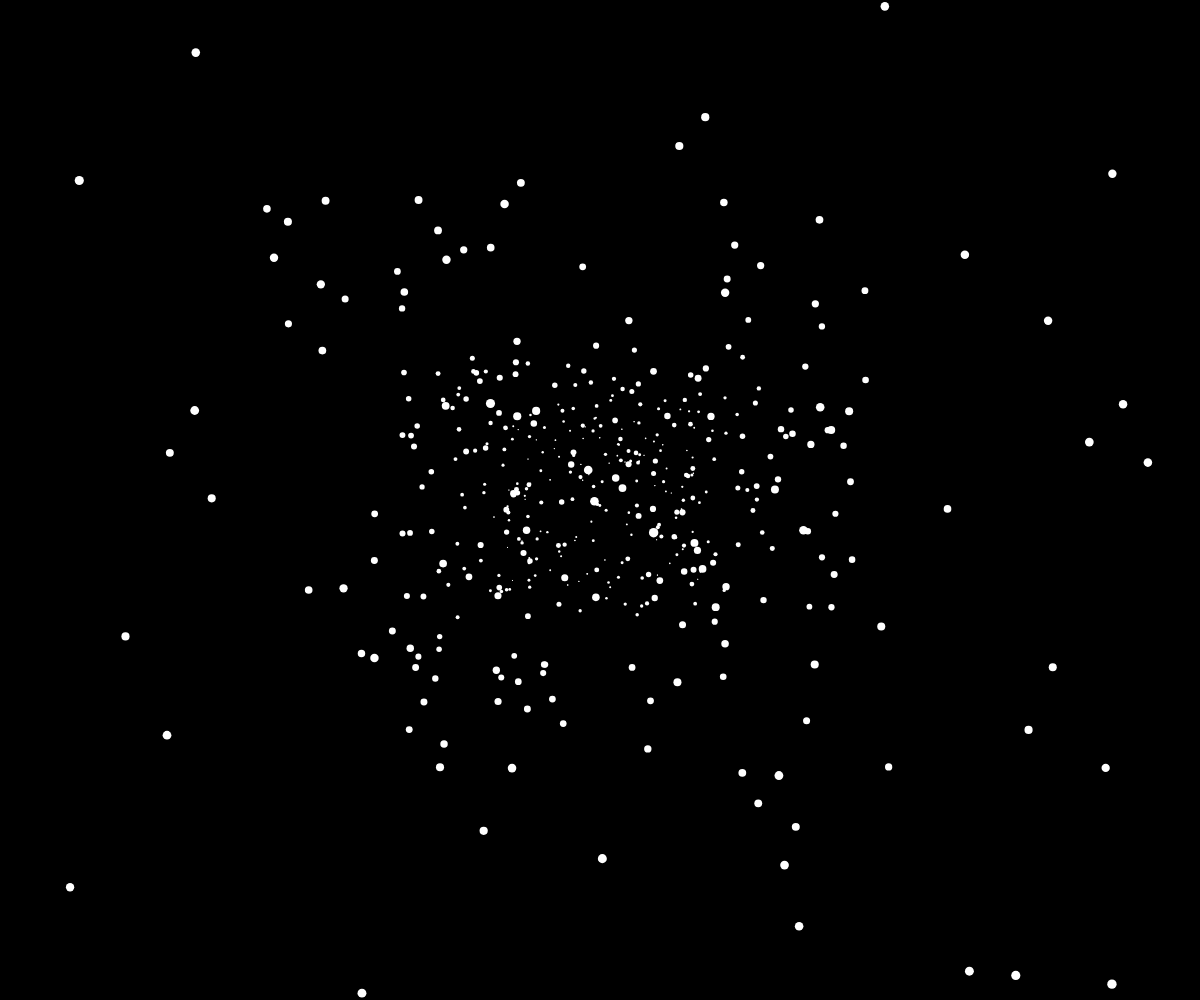
Frame 1 (no input)
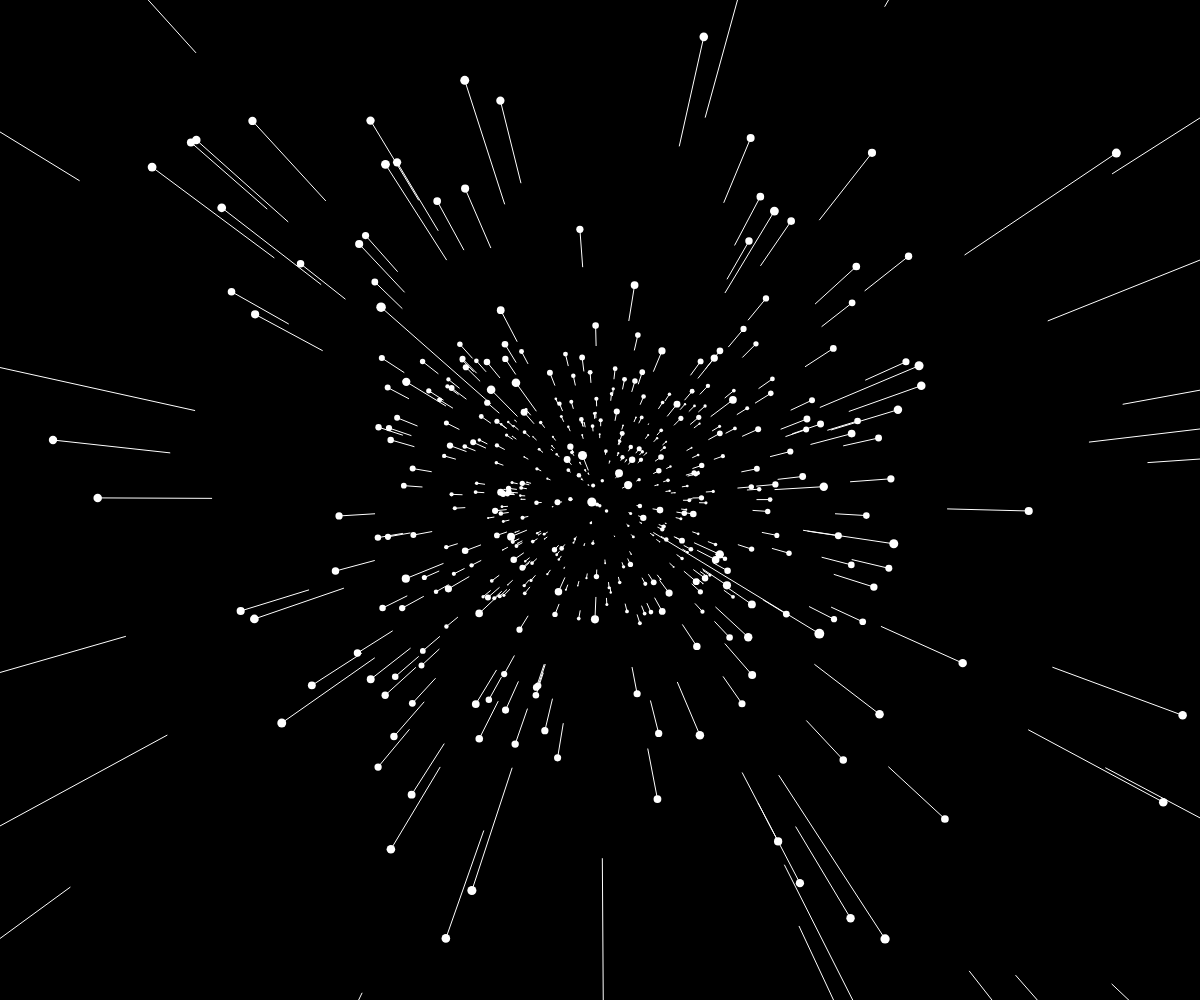
Frame 60 (no input)
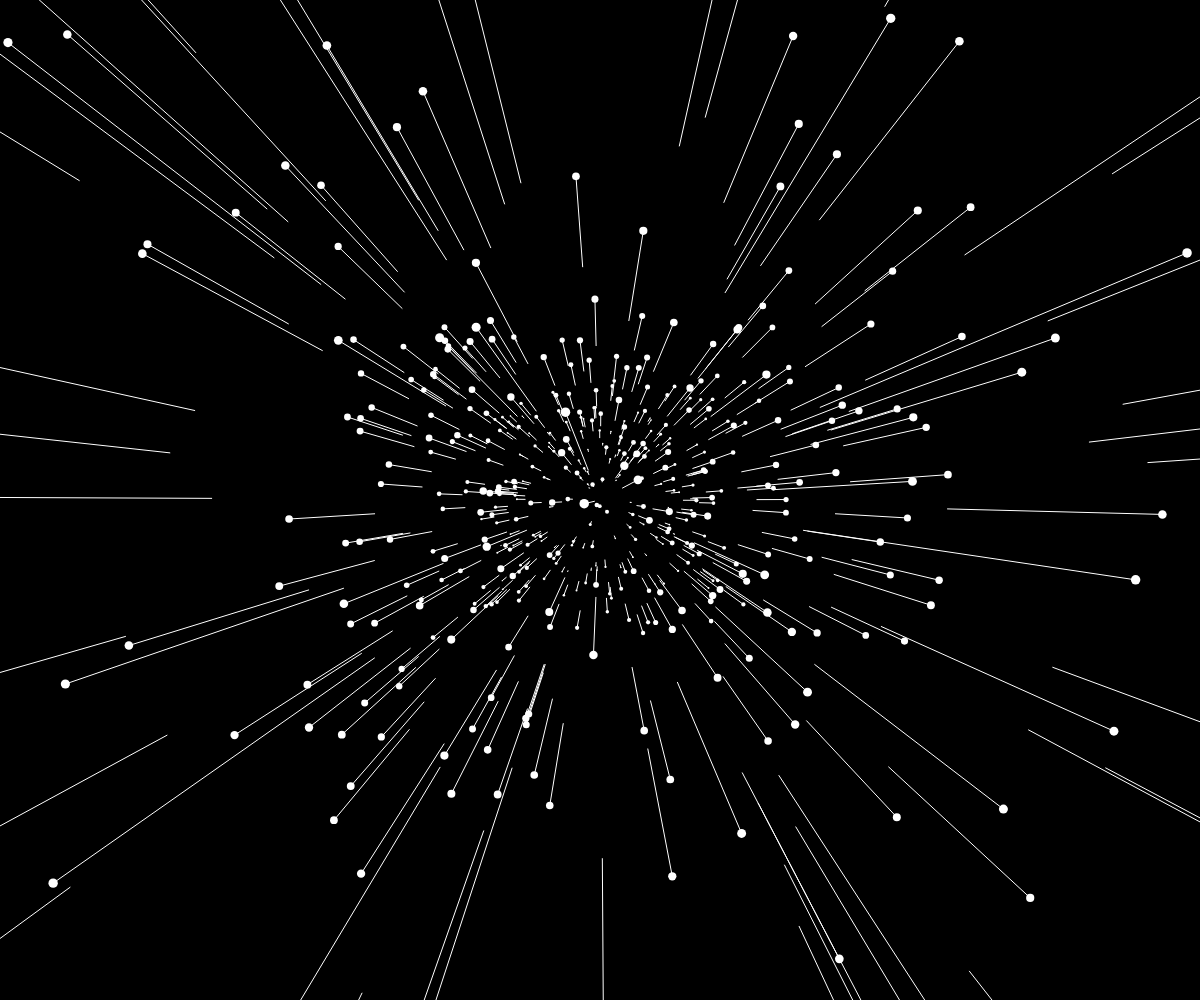
Frame 120 (the mouse pressed at the canvas centre since frame 60)

The p5.js sketch that drew these frames (run headless with seeded random() and noise() and a simulated clock; from frame 60 on, the mouse is pressed at the canvas centre):

// p5.js sketch
// ── sketch.js
let stars=[];
let factor=100;
let speedSlider;
let width, height;

function setup() {
  width=windowWidth;
  height=windowHeight;

  createCanvas(width,height);
  speedSlider=createSlider(0,20,1,1);
  for(let i=0;i<500;i++){
  stars[i]=createVector(  
   random(-width*factor,width*factor),
   random(-height*factor,height*factor),
   random(width));
  stars[i].pz=stars[i].z;
 } 
}
function draw() {
  background(0);
  fill(255);
  translate(width/2,height/2);
  for(let star of stars){
  let x=star.x/star.z;
  let y=star.y/star.z;
  let px=star.x/star.pz;
  let py=star.y/star.pz;
 
  let d=map(star.z,0,width,10,1); 
  fill(255);
  //stroke(0,0,255); 
  noStroke();
  circle(x,y,d);
  stroke(255);
  line(x,y,px,py);
  //rect(x,y,d);
  //text(int(random(1,10)),x,y);
  //textSize(d*5);
  star.z -= speedSlider.value();
  if(star.z<1){
  star.x=random(-width*factor,width*factor);
  star.y=random(-height*factor,height*factor);
  star.z=width;  
  star.pz=width;
  }
 }
}
